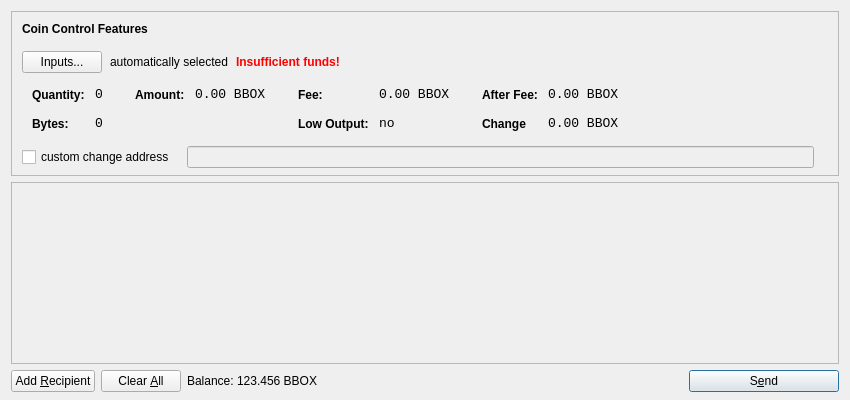
<?xml version="1.0" encoding="UTF-8"?>
<ui version="4.0">
 <class>SendCoinsDialog</class>
 <widget class="QDialog" name="SendCoinsDialog">
  <property name="geometry">
   <rect>
    <x>0</x>
    <y>0</y>
    <width>850</width>
    <height>400</height>
   </rect>
  </property>
  <property name="windowTitle">
   <string>Send Coins</string>
  </property>
  <layout class="QVBoxLayout" name="verticalLayout" stretch="0,1,0">
   <property name="bottomMargin">
    <number>8</number>
   </property>
   <item>
    <widget class="QFrame" name="frameCoinControl">
     <property name="sizePolicy">
      <sizepolicy hsizetype="Expanding" vsizetype="Expanding">
       <horstretch>0</horstretch>
       <verstretch>0</verstretch>
      </sizepolicy>
     </property>
     <property name="maximumSize">
      <size>
       <width>16777215</width>
       <height>16777215</height>
      </size>
     </property>
     <property name="frameShape">
      <enum>QFrame::StyledPanel</enum>
     </property>
     <property name="frameShadow">
      <enum>QFrame::Sunken</enum>
     </property>
     <layout class="QVBoxLayout" name="verticalLayoutCoinControl2">
      <property name="spacing">
       <number>-1</number>
      </property>
      <property name="leftMargin">
       <number>0</number>
      </property>
      <property name="topMargin">
       <number>0</number>
      </property>
      <property name="rightMargin">
       <number>0</number>
      </property>
      <property name="bottomMargin">
       <number>6</number>
      </property>
      <item>
       <layout class="QVBoxLayout" name="verticalLayoutCoinControl" stretch="0,0,0,0,1">
        <property name="spacing">
         <number>0</number>
        </property>
        <property name="leftMargin">
         <number>10</number>
        </property>
        <property name="topMargin">
         <number>10</number>
        </property>
        <item>
         <layout class="QHBoxLayout" name="horizontalLayoutCoinControl1">
          <property name="bottomMargin">
           <number>15</number>
          </property>
          <item>
           <widget class="QLabel" name="labelCoinControlFeatures">
            <property name="sizePolicy">
             <sizepolicy hsizetype="Preferred" vsizetype="Maximum">
              <horstretch>0</horstretch>
              <verstretch>0</verstretch>
             </sizepolicy>
            </property>
            <property name="font">
             <font>
              <weight>75</weight>
              <bold>true</bold>
             </font>
            </property>
            <property name="styleSheet">
             <string notr="true">font-weight:bold;</string>
            </property>
            <property name="text">
             <string>Coin Control Features</string>
            </property>
           </widget>
          </item>
         </layout>
        </item>
        <item>
         <layout class="QHBoxLayout" name="horizontalLayoutCoinControl2" stretch="0,0,0,0">
          <property name="spacing">
           <number>8</number>
          </property>
          <property name="bottomMargin">
           <number>10</number>
          </property>
          <item>
           <widget class="QPushButton" name="pushButtonCoinControl">
            <property name="styleSheet">
             <string notr="true"/>
            </property>
            <property name="text">
             <string>Inputs...</string>
            </property>
           </widget>
          </item>
          <item>
           <widget class="QLabel" name="labelCoinControlAutomaticallySelected">
            <property name="text">
             <string>automatically selected</string>
            </property>
            <property name="margin">
             <number>5</number>
            </property>
           </widget>
          </item>
          <item>
           <widget class="QLabel" name="labelCoinControlInsuffFunds">
            <property name="font">
             <font>
              <weight>75</weight>
              <bold>true</bold>
             </font>
            </property>
            <property name="styleSheet">
             <string notr="true">color:red;font-weight:bold;</string>
            </property>
            <property name="text">
             <string>Insufficient funds!</string>
            </property>
            <property name="margin">
             <number>5</number>
            </property>
           </widget>
          </item>
          <item>
           <spacer name="horizontalSpacerCoinControl">
            <property name="orientation">
             <enum>Qt::Horizontal</enum>
            </property>
            <property name="sizeHint" stdset="0">
             <size>
              <width>40</width>
              <height>1</height>
             </size>
            </property>
           </spacer>
          </item>
         </layout>
        </item>
        <item>
         <widget class="QWidget" name="widgetCoinControl" native="true">
          <property name="sizePolicy">
           <sizepolicy hsizetype="Preferred" vsizetype="Preferred">
            <horstretch>0</horstretch>
            <verstretch>0</verstretch>
           </sizepolicy>
          </property>
          <property name="minimumSize">
           <size>
            <width>0</width>
            <height>0</height>
           </size>
          </property>
          <property name="styleSheet">
           <string notr="true"/>
          </property>
          <layout class="QHBoxLayout" name="horizontalLayoutCoinControl5">
           <property name="margin">
            <number>0</number>
           </property>
           <item>
            <layout class="QHBoxLayout" name="horizontalLayoutCoinControl3" stretch="0,0,0,1">
             <property name="spacing">
              <number>20</number>
             </property>
             <property name="topMargin">
              <number>0</number>
             </property>
             <property name="bottomMargin">
              <number>10</number>
             </property>
             <item>
              <layout class="QFormLayout" name="formLayoutCoinControl1">
               <property name="horizontalSpacing">
                <number>10</number>
               </property>
               <property name="verticalSpacing">
                <number>14</number>
               </property>
               <property name="leftMargin">
                <number>10</number>
               </property>
               <property name="topMargin">
                <number>4</number>
               </property>
               <property name="rightMargin">
                <number>6</number>
               </property>
               <item row="0" column="0">
                <widget class="QLabel" name="labelCoinControlQuantityText">
                 <property name="styleSheet">
                  <string notr="true">font-weight:bold;</string>
                 </property>
                 <property name="text">
                  <string>Quantity:</string>
                 </property>
                 <property name="margin">
                  <number>0</number>
                 </property>
                </widget>
               </item>
               <item row="0" column="1">
                <widget class="QLabel" name="labelCoinControlQuantity">
                 <property name="font">
                  <font>
                   <family>Monospace</family>
                   <pointsize>10</pointsize>
                  </font>
                 </property>
                 <property name="cursor">
                  <cursorShape>IBeamCursor</cursorShape>
                 </property>
                 <property name="contextMenuPolicy">
                  <enum>Qt::ActionsContextMenu</enum>
                 </property>
                 <property name="text">
                  <string>0</string>
                 </property>
                 <property name="margin">
                  <number>0</number>
                 </property>
                 <property name="textInteractionFlags">
                  <set>Qt::LinksAccessibleByMouse|Qt::TextSelectableByKeyboard|Qt::TextSelectableByMouse</set>
                 </property>
                </widget>
               </item>
               <item row="1" column="0">
                <widget class="QLabel" name="labelCoinControlBytesText">
                 <property name="styleSheet">
                  <string notr="true">font-weight:bold;</string>
                 </property>
                 <property name="text">
                  <string>Bytes:</string>
                 </property>
                </widget>
               </item>
               <item row="1" column="1">
                <widget class="QLabel" name="labelCoinControlBytes">
                 <property name="font">
                  <font>
                   <family>Monospace</family>
                   <pointsize>10</pointsize>
                  </font>
                 </property>
                 <property name="cursor">
                  <cursorShape>IBeamCursor</cursorShape>
                 </property>
                 <property name="contextMenuPolicy">
                  <enum>Qt::ActionsContextMenu</enum>
                 </property>
                 <property name="text">
                  <string>0</string>
                 </property>
                 <property name="textInteractionFlags">
                  <set>Qt::LinksAccessibleByMouse|Qt::TextSelectableByKeyboard|Qt::TextSelectableByMouse</set>
                 </property>
                </widget>
               </item>
              </layout>
             </item>
             <item>
              <layout class="QFormLayout" name="formLayoutCoinControl2">
               <property name="horizontalSpacing">
                <number>10</number>
               </property>
               <property name="verticalSpacing">
                <number>14</number>
               </property>
               <property name="leftMargin">
                <number>6</number>
               </property>
               <property name="topMargin">
                <number>4</number>
               </property>
               <property name="rightMargin">
                <number>6</number>
               </property>
               <item row="0" column="0">
                <widget class="QLabel" name="labelCoinControlAmountText">
                 <property name="styleSheet">
                  <string notr="true">font-weight:bold;</string>
                 </property>
                 <property name="text">
                  <string>Amount:</string>
                 </property>
                 <property name="margin">
                  <number>0</number>
                 </property>
                </widget>
               </item>
               <item row="0" column="1">
                <widget class="QLabel" name="labelCoinControlAmount">
                 <property name="font">
                  <font>
                   <family>Monospace</family>
                   <pointsize>10</pointsize>
                  </font>
                 </property>
                 <property name="cursor">
                  <cursorShape>IBeamCursor</cursorShape>
                 </property>
                 <property name="contextMenuPolicy">
                  <enum>Qt::ActionsContextMenu</enum>
                 </property>
                 <property name="text">
                  <string notr="true">0.00 BBOX</string>
                 </property>
                 <property name="textInteractionFlags">
                  <set>Qt::LinksAccessibleByMouse|Qt::TextSelectableByKeyboard|Qt::TextSelectableByMouse</set>
                 </property>
                </widget>
               </item>
              </layout>
             </item>
             <item>
              <layout class="QFormLayout" name="formLayoutCoinControl3">
               <property name="horizontalSpacing">
                <number>10</number>
               </property>
               <property name="verticalSpacing">
                <number>14</number>
               </property>
               <property name="leftMargin">
                <number>6</number>
               </property>
               <property name="topMargin">
                <number>4</number>
               </property>
               <property name="rightMargin">
                <number>6</number>
               </property>
               <item row="0" column="0">
                <widget class="QLabel" name="labelCoinControlFeeText">
                 <property name="styleSheet">
                  <string notr="true">font-weight:bold;</string>
                 </property>
                 <property name="text">
                  <string>Fee:</string>
                 </property>
                 <property name="margin">
                  <number>0</number>
                 </property>
                </widget>
               </item>
               <item row="0" column="1">
                <widget class="QLabel" name="labelCoinControlFee">
                 <property name="font">
                  <font>
                   <family>Monospace</family>
                   <pointsize>10</pointsize>
                  </font>
                 </property>
                 <property name="cursor">
                  <cursorShape>IBeamCursor</cursorShape>
                 </property>
                 <property name="contextMenuPolicy">
                  <enum>Qt::ActionsContextMenu</enum>
                 </property>
                 <property name="text">
                  <string notr="true">0.00 BBOX</string>
                 </property>
                 <property name="textInteractionFlags">
                  <set>Qt::LinksAccessibleByMouse|Qt::TextSelectableByKeyboard|Qt::TextSelectableByMouse</set>
                 </property>
                </widget>
               </item>
               <item row="1" column="0">
                <widget class="QLabel" name="labelCoinControlLowOutputText">
                 <property name="styleSheet">
                  <string notr="true">font-weight:bold;</string>
                 </property>
                 <property name="text">
                  <string>Low Output:</string>
                 </property>
                </widget>
               </item>
               <item row="1" column="1">
                <widget class="QLabel" name="labelCoinControlLowOutput">
                 <property name="font">
                  <font>
                   <family>Monospace</family>
                   <pointsize>10</pointsize>
                  </font>
                 </property>
                 <property name="cursor">
                  <cursorShape>IBeamCursor</cursorShape>
                 </property>
                 <property name="contextMenuPolicy">
                  <enum>Qt::ActionsContextMenu</enum>
                 </property>
                 <property name="text">
                  <string>no</string>
                 </property>
                 <property name="textInteractionFlags">
                  <set>Qt::LinksAccessibleByMouse|Qt::TextSelectableByKeyboard|Qt::TextSelectableByMouse</set>
                 </property>
                </widget>
               </item>
              </layout>
             </item>
             <item>
              <layout class="QFormLayout" name="formLayoutCoinControl4">
               <property name="horizontalSpacing">
                <number>10</number>
               </property>
               <property name="verticalSpacing">
                <number>14</number>
               </property>
               <property name="leftMargin">
                <number>6</number>
               </property>
               <property name="topMargin">
                <number>4</number>
               </property>
               <property name="rightMargin">
                <number>6</number>
               </property>
               <item row="0" column="0">
                <widget class="QLabel" name="labelCoinControlAfterFeeText">
                 <property name="styleSheet">
                  <string notr="true">font-weight:bold;</string>
                 </property>
                 <property name="text">
                  <string>After Fee:</string>
                 </property>
                 <property name="margin">
                  <number>0</number>
                 </property>
                </widget>
               </item>
               <item row="0" column="1">
                <widget class="QLabel" name="labelCoinControlAfterFee">
                 <property name="font">
                  <font>
                   <family>Monospace</family>
                   <pointsize>10</pointsize>
                  </font>
                 </property>
                 <property name="cursor">
                  <cursorShape>IBeamCursor</cursorShape>
                 </property>
                 <property name="contextMenuPolicy">
                  <enum>Qt::ActionsContextMenu</enum>
                 </property>
                 <property name="text">
                  <string notr="true">0.00 BBOX</string>
                 </property>
                 <property name="textInteractionFlags">
                  <set>Qt::LinksAccessibleByMouse|Qt::TextSelectableByKeyboard|Qt::TextSelectableByMouse</set>
                 </property>
                </widget>
               </item>
               <item row="1" column="0">
                <widget class="QLabel" name="labelCoinControlChangeText">
                 <property name="styleSheet">
                  <string notr="true">font-weight:bold;</string>
                 </property>
                 <property name="text">
                  <string>Change</string>
                 </property>
                </widget>
               </item>
               <item row="1" column="1">
                <widget class="QLabel" name="labelCoinControlChange">
                 <property name="font">
                  <font>
                   <family>Monospace</family>
                   <pointsize>10</pointsize>
                  </font>
                 </property>
                 <property name="cursor">
                  <cursorShape>IBeamCursor</cursorShape>
                 </property>
                 <property name="contextMenuPolicy">
                  <enum>Qt::ActionsContextMenu</enum>
                 </property>
                 <property name="text">
                  <string notr="true">0.00 BBOX</string>
                 </property>
                 <property name="textInteractionFlags">
                  <set>Qt::LinksAccessibleByMouse|Qt::TextSelectableByKeyboard|Qt::TextSelectableByMouse</set>
                 </property>
                </widget>
               </item>
              </layout>
             </item>
            </layout>
           </item>
          </layout>
         </widget>
        </item>
        <item>
         <layout class="QHBoxLayout" name="horizontalLayoutCoinControl4" stretch="0,0,0">
          <property name="spacing">
           <number>12</number>
          </property>
          <property name="sizeConstraint">
           <enum>QLayout::SetDefaultConstraint</enum>
          </property>
          <property name="topMargin">
           <number>5</number>
          </property>
          <property name="rightMargin">
           <number>5</number>
          </property>
          <item>
           <widget class="QCheckBox" name="checkBoxCoinControlChange">
            <property name="text">
             <string>custom change address</string>
            </property>
           </widget>
          </item>
          <item>
           <widget class="QLineEdit" name="lineEditCoinControlChange">
            <property name="enabled">
             <bool>false</bool>
            </property>
            <property name="sizePolicy">
             <sizepolicy hsizetype="Expanding" vsizetype="Fixed">
              <horstretch>0</horstretch>
              <verstretch>0</verstretch>
             </sizepolicy>
            </property>
           </widget>
          </item>
          <item>
           <widget class="QLabel" name="labelCoinControlChangeLabel">
            <property name="sizePolicy">
             <sizepolicy hsizetype="Preferred" vsizetype="Expanding">
              <horstretch>0</horstretch>
              <verstretch>0</verstretch>
             </sizepolicy>
            </property>
            <property name="minimumSize">
             <size>
              <width>0</width>
              <height>0</height>
             </size>
            </property>
            <property name="text">
             <string/>
            </property>
            <property name="margin">
             <number>3</number>
            </property>
           </widget>
          </item>
         </layout>
        </item>
        <item>
         <spacer name="verticalSpacerCoinControl">
          <property name="orientation">
           <enum>Qt::Vertical</enum>
          </property>
          <property name="sizeHint" stdset="0">
           <size>
            <width>800</width>
            <height>1</height>
           </size>
          </property>
         </spacer>
        </item>
       </layout>
      </item>
     </layout>
    </widget>
   </item>
   <item>
    <widget class="QScrollArea" name="scrollArea">
     <property name="widgetResizable">
      <bool>true</bool>
     </property>
     <widget class="QWidget" name="scrollAreaWidgetContents">
      <property name="geometry">
       <rect>
        <x>0</x>
        <y>0</y>
        <width>830</width>
        <height>165</height>
       </rect>
      </property>
      <layout class="QVBoxLayout" name="verticalLayout_2">
       <property name="margin">
        <number>0</number>
       </property>
       <item>
        <layout class="QVBoxLayout" name="entries">
         <property name="spacing">
          <number>6</number>
         </property>
        </layout>
       </item>
       <item>
        <spacer name="verticalSpacer">
         <property name="orientation">
          <enum>Qt::Vertical</enum>
         </property>
         <property name="sizeHint" stdset="0">
          <size>
           <width>20</width>
           <height>40</height>
          </size>
         </property>
        </spacer>
       </item>
      </layout>
     </widget>
    </widget>
   </item>
   <item>
    <layout class="QHBoxLayout" name="horizontalLayout">
     <item>
      <widget class="QPushButton" name="addButton">
       <property name="toolTip">
        <string>Send to multiple recipients at once</string>
       </property>
       <property name="text">
        <string>Add &amp;Recipient</string>
       </property>
       <property name="autoDefault">
        <bool>false</bool>
       </property>
      </widget>
     </item>
     <item>
      <widget class="QPushButton" name="clearButton">
       <property name="sizePolicy">
        <sizepolicy hsizetype="Minimum" vsizetype="Fixed">
         <horstretch>0</horstretch>
         <verstretch>0</verstretch>
        </sizepolicy>
       </property>
       <property name="toolTip">
        <string>Remove all transaction fields</string>
       </property>
       <property name="text">
        <string>Clear &amp;All</string>
       </property>
       <property name="autoRepeatDelay">
        <number>300</number>
       </property>
       <property name="autoDefault">
        <bool>false</bool>
       </property>
      </widget>
     </item>
     <item>
      <layout class="QHBoxLayout" name="horizontalLayout_2">
       <property name="spacing">
        <number>3</number>
       </property>
       <item>
        <widget class="QLabel" name="label">
         <property name="sizePolicy">
          <sizepolicy hsizetype="Preferred" vsizetype="Fixed">
           <horstretch>0</horstretch>
           <verstretch>0</verstretch>
          </sizepolicy>
         </property>
         <property name="text">
          <string>Balance:</string>
         </property>
        </widget>
       </item>
       <item>
        <widget class="QLabel" name="labelBalance">
         <property name="sizePolicy">
          <sizepolicy hsizetype="Preferred" vsizetype="Fixed">
           <horstretch>0</horstretch>
           <verstretch>0</verstretch>
          </sizepolicy>
         </property>
         <property name="cursor">
          <cursorShape>IBeamCursor</cursorShape>
         </property>
         <property name="text">
          <string notr="true">123.456 BBOX</string>
         </property>
         <property name="textInteractionFlags">
          <set>Qt::LinksAccessibleByMouse|Qt::TextSelectableByKeyboard|Qt::TextSelectableByMouse</set>
         </property>
        </widget>
       </item>
      </layout>
     </item>
     <item>
      <spacer name="horizontalSpacer">
       <property name="orientation">
        <enum>Qt::Horizontal</enum>
       </property>
       <property name="sizeHint" stdset="0">
        <size>
         <width>40</width>
         <height>20</height>
        </size>
       </property>
      </spacer>
     </item>
     <item>
      <widget class="QPushButton" name="sendButton">
       <property name="minimumSize">
        <size>
         <width>150</width>
         <height>0</height>
        </size>
       </property>
       <property name="toolTip">
        <string>Confirm the send action</string>
       </property>
       <property name="text">
        <string>S&amp;end</string>
       </property>
       <property name="icon">
        <iconset resource="../bitcoin.qrc">
         <normaloff>:/icons/send</normaloff>:/icons/send</iconset>
       </property>
       <property name="default">
        <bool>true</bool>
       </property>
      </widget>
     </item>
    </layout>
   </item>
  </layout>
 </widget>
 <resources>
  <include location="../bitcoin.qrc"/>
 </resources>
 <connections/>
</ui>
